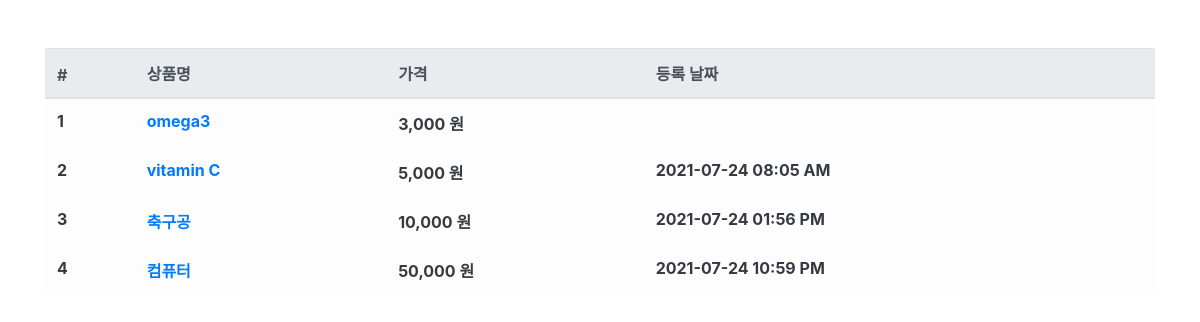
Before: /product/ with the older database file.
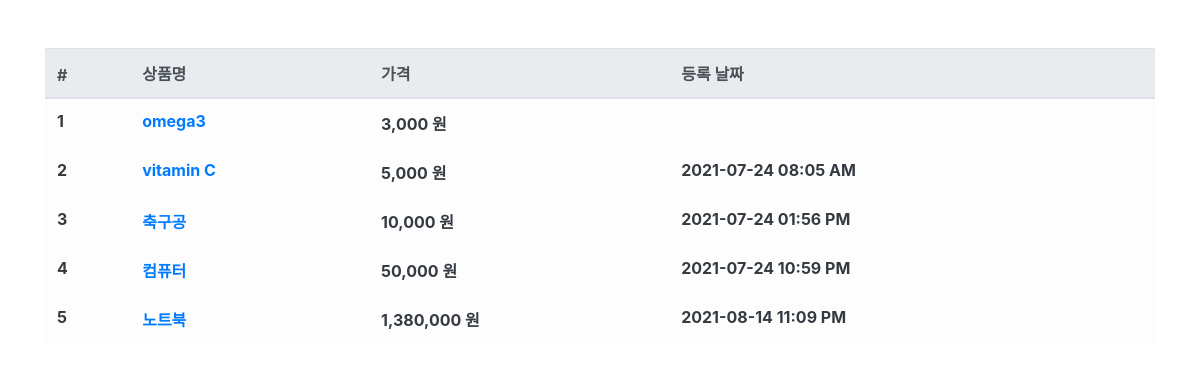
After: the same page with the newer database file.
### product/models.py (models this page shows, shortened)
class Product(models.Model):
    name = models.CharField(max_length=256, verbose_name='상품명')
    price = models.IntegerField(verbose_name='상품가격')
    description = models.TextField(verbose_name='상품설명')
    stock = models.IntegerField(verbose_name='재고')
    register_date = models.DateTimeField(auto_now_add=True, verbose_name='등록날짜')
    class Meta:
        db_table = 'data_product'
        verbose_name = '상품'
        verbose_name_plural = '상품'

### product/views.py (the view)
# urls.py: path('product/', ProductList.as_view()),
class ProductList(ListView):
    model = Product
    template_name = 'product.html'

### product/templates/product.html (shortened to what this page needs)
{% extends "base.html" %}
{% load humanize %}
{% block contents %}
<div class="row mt-5">
    <div class="col-12">
        <table class="table table-light">
            <thead class="thead-light">
                <tr>
                    <th scope="col">#</th>
                    <th scope="col">상품명</th>
                    <th scope="col">가격</th>
                    <th scope="col">등록 날짜</th>
                </tr>
            </thead>
            <tbody class="text-dark">
                {% for product in product_list %}
                <tr>
                    <th scope="row">{{ product.id }}</th>
                    <th><a id="product-{{ product.id }}"
                           onmouseenter="product_detail({{ product.id }});"
                           onmouseleave="product_leave({{ product.id }});"
                           href="/product/{{ product.id }}">{{ product.name }}</a></th>
                    <th>{{ product.price|intcomma }} 원</th>
                    <th>{{ product.register_date|date:'Y-m-d h:i A' }}</th>
                </tr>
                {% endfor %}
            </tbody>
        </table>
    </div>
</div>
{% endblock %}

### user/templates/base.html (shortened to what this page needs)
<html>
    <head>
        <link rel="stylesheet" href="https://cdn.jsdelivr.net/npm/bootstrap@4.6.0/dist/css/bootstrap.min.css"
>
    </head>
    <body>
        <div class="container">
            {% block contents %}
            {% endblock %}
        </div>
    </body>
</html>

Changed rows visible on the page:
added Product: id "5", name "노트북", price "1,380,000", register_date "2021-08-14 11:09 PM"
